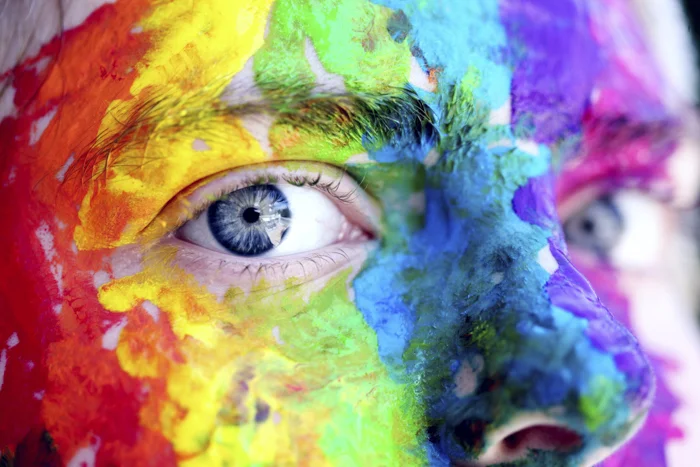
#> input picture images/RGBIMG.png, 700 x 467 px, found by its file name
$ jupyter execute index.ipynb
#> lines starting #> are read from the running program, lines starting #| are printed output that depends on the picture
[cell 1]
import numpy as np
import cv2 as cv

### Square using lines

[cell 2]
# Create a black image
img = np.zeros((512,512,3), np.uint8)
# Draw a diagonal blue line with thickness of 5 px
cv.line(img,(5,5),(505,0),(255,0,0),5)
cv.line(img,(505,0),(505,505),(255,0,0),5)
cv.line(img,(505,505),(0,505),(255,0,0),5)
cv.line(img,(0,505),(0,0),(255,0,0),5)

[cell 3]
cv.imshow('Image with Square Blue Line', img)
cv.waitKey(0)
cv.destroyAllWindows()

### Rectangel Function

[cell 4]
img1 = np.zeros((512,512,3), np.uint8)
cv.rectangle(img1,(384,0),(510,128),(0,255,0),3)

[cell 5]
cv.imshow('Image with Rectangel', img1)
cv.waitKey(0)
cv.destroyAllWindows()

### Circle

[cell 6]
imgCircle = np.zeros((512,512,3), np.uint8)
cv.circle(imgCircle,(447,63), 63, (0,0,255), -1)
cv.circle(imgCircle,(0,150), 63, (0,0,255), 0)
cv.circle(imgCircle,(505,200), 63, (0,0,255), 1)

[cell 7]
cv.imshow('Image with Circle', imgCircle)
cv.waitKey(0)
cv.destroyAllWindows()

### Drawing Ellipse

[cell 8]
cv.ellipse(img,(256,256),(100,50),0,0,180,255,-1)

[cell 9]
cv.imshow('Image with ellipse ', img)
cv.waitKey(0)
cv.destroyAllWindows()

### Square

[cell 10]
import numpy as np
import cv2 as cv

[cell 11]
img = np.zeros((512,512,3), np.uint8)

[cell 12]
cv.rectangle(img,(0,0),(100,100),(180,255,14),5)
cv.rectangle(img,(100,100),(200,200),(180,220,1),4)
cv.rectangle(img,(200,200),(300,300),(180,205,5),3)
cv.rectangle(img,(300,300),(400,400),(80,255,10),2)
cv.rectangle(img,(400,400),(512,512),(80,255,10),2)
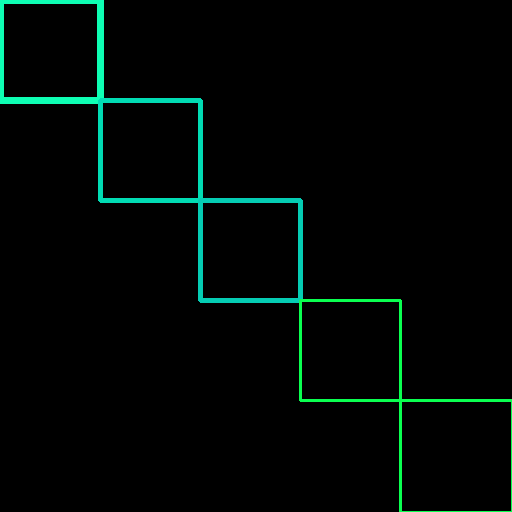
#> img: shape (512, 512, 3); mean of channels 0, 1, 2 4.8, 7.3, 0.2; drawn as B, G, R

[cell 13]
cv.imshow('Image with Square', img)
cv.waitKey(0)
cv.destroyAllWindows()

## Image Enhancement

#### 1. Adjusting brightness and contrast

[cell 14]
import cv2 as cv
import numpy as np
import matplotlib.pyplot as plt

[cell 15]
image = cv.imread('/Users/aaronjoju/Documents/Advance_Python/images/RGBIMG.png')
#> image is the input picture: shape (467, 700, 3); mean B, G, R 132.8, 137.9, 156.9

[cell 16]
brightness = 30
contrast = 0.9
img2 = cv.addWeighted(image,contrast,np.zeros(image.shape,image.dtype),0,brightness)
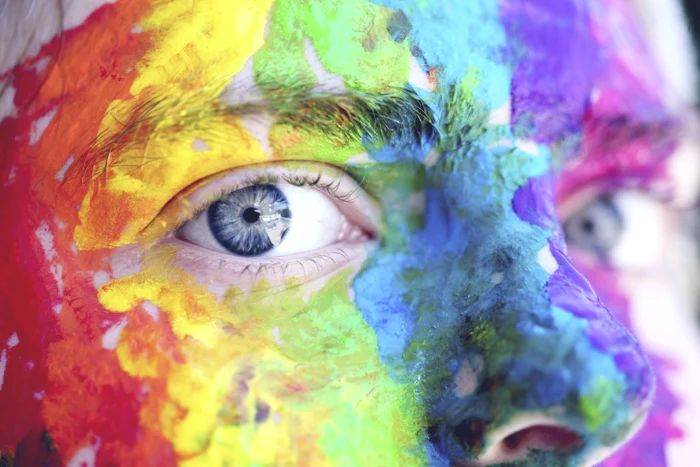
#> img2: shape (467, 700, 3); mean B, G, R 149.3, 154, 171.2

plt.subplot(121),plt.title('Orginl'),plt.imshow(image)
plt.subplot(122),plt.title('Brightness and contrast'),plt.imshow(img2)
plt.show()
#> figure, not shown here; B, G, R data is drawn as R, G, B

#### 2. Sharpening image

[cell 17]
kernal = np.array([[0,-1,0.2],[-1,5,-1],[0,-1,0]])
kernal1 = np.ones((5,5),np.float32)/30
sharpened_image = cv.filter2D(src=image,ddepth=-1,kernel=kernal)
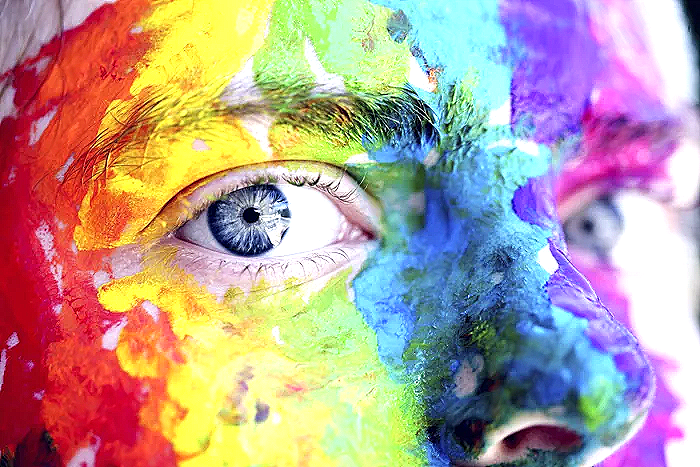
#> sharpened_image: shape (467, 700, 3); mean B, G, R 151.4, 158.7, 182.5
blur_image = cv.filter2D(image,-1,kernal1)
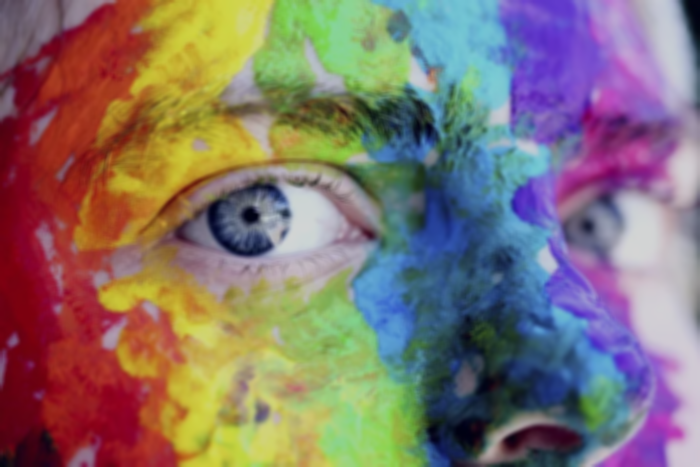
#> blur_image: shape (467, 700, 3); mean B, G, R 110.6, 114.9, 130.8

[cell 18]
plt.subplot(221),plt.title('Orginl'),plt.imshow(image)
plt.subplot(222),plt.title('Sharppening'),plt.imshow(sharpened_image)
plt.subplot(223),plt.title('Blur'),plt.imshow(blur_image)
plt.show()
#> figure, not shown here; B, G, R data is drawn as R, G, B

#### 4. Removing noise from image

[cell 19]
filter1 = cv.medianBlur(image,55)
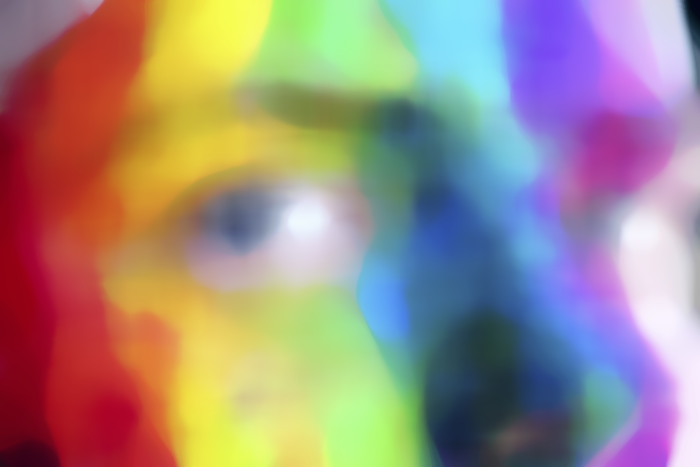
#> filter1: shape (467, 700, 3); mean B, G, R 131.5, 138.5, 157.5
filter2 = cv.GaussianBlur(image,(7,7),13)
plt.subplot(221),plt.title('Orginl'),plt.imshow(image)
plt.subplot(222),plt.title('medianBlur'),plt.imshow(filter1)
plt.subplot(223),plt.title('GaussianBlur'),plt.imshow(filter2)
plt.show()
#> figure, not shown here; B, G, R data is drawn as R, G, B

#### 4.Enhancing color in image

[cell 20]
image1 = cv.cvtColor(image,cv.COLOR_RGB2HSV)
#> image1: shape (467, 700, 3); mean H, S, V 90.7, 135, 192
image[:,:,0] = image[:,:,0]*0.7
image[:,:,1] = image[:,:,1]*1.5
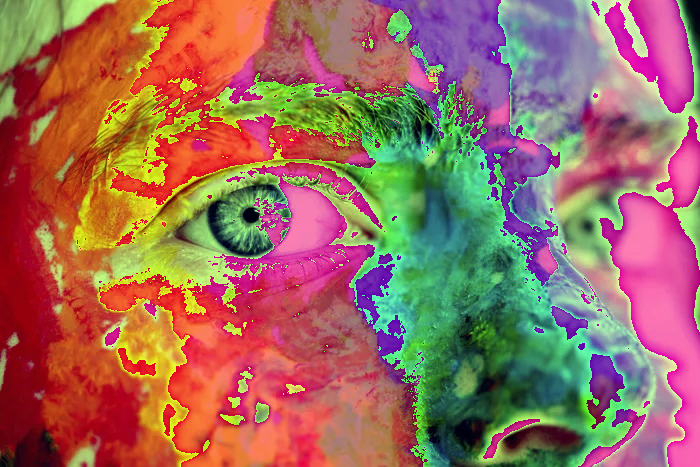
#> image: shape (467, 700, 3); mean B, G, R 92.5, 107, 156.9
image[:,:,2] = image[:,:,2]*0.5
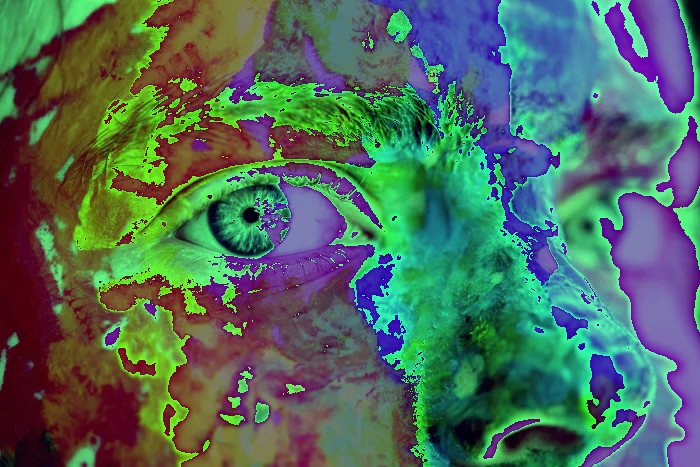
#> image: shape (467, 700, 3); mean B, G, R 92.5, 107, 78.2
image2 = cv.cvtColor(image,cv.COLOR_HSV2BGR)
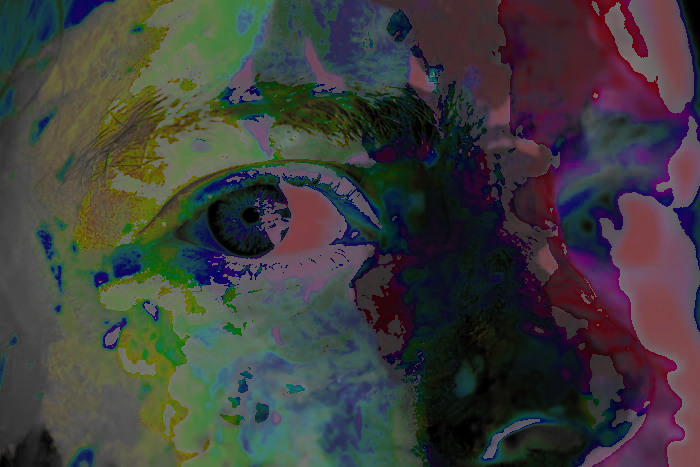
#> image2: shape (467, 700, 3); mean B, G, R 60.9, 62.3, 62.3
plt.subplot(121),plt.title('COLOR_RGB2HSV'),plt.imshow(image1)
plt.subplot(122),plt.title('COLOR_HSV2BGR'),plt.imshow(image2)

plt.show()
#> figure, not shown here; B, G, R data is drawn as R, G, B

## Image Translations

#### 1. Image Translation

[cell 21]
# [11 lines of commented-out code are left out]

#### 2. Image Reflection

[cell 22]
image = cv.imread('/Users/aaronjoju/Documents/Advance_Python/images/RGBIMG.png',0)
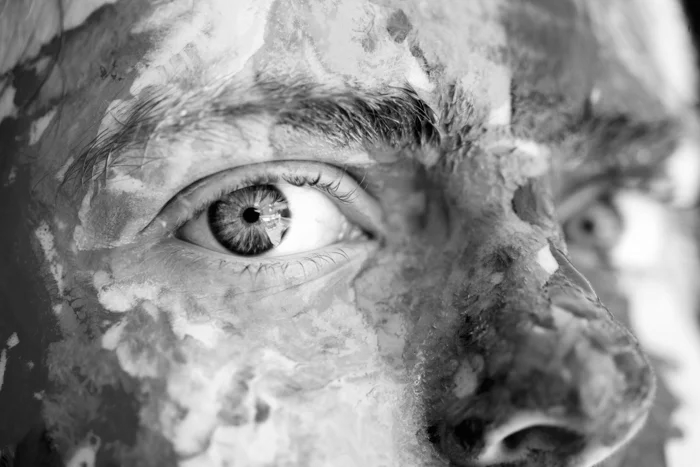
#> image: shape (467, 700); min 0, max 255, mean 142.5
r,c=image.shape
#> r = 467; c = 700
M = np.float32(
    [
        [1,0,0],[0,-1,r]
    ]
)
#> M = [[1, 0, 0], [0, -1, 467]]
refelected_img = cv.warpAffine(image, M, (c, r))   # Reflect the Image along y-axis
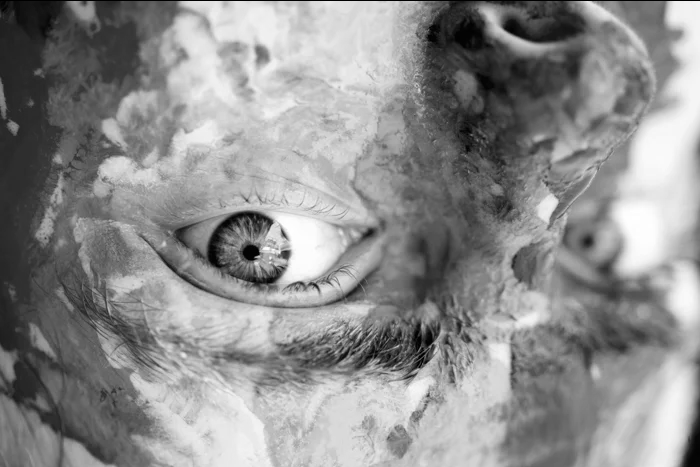
#> refelected_img: shape (467, 700); min 0, max 255, mean 142.1
cv.imshow('OrginalImage',image)
cv.imshow('Reflected  Image', refelected_img)
cv.waitKey(0)
cv.destroyAllWindows()

$ run again, with images/RGB.jpeg saved as images/RGBIMG.png
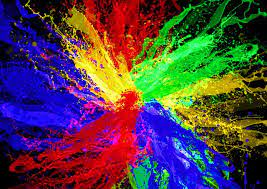
#> input picture images/RGB.jpeg, 267 x 189 px, found by its file name
#> image is the input picture: shape (189, 267, 3); mean B, G, R 72.1, 63.9, 82.4
#> image1: shape (189, 267, 3); mean H, S, V 106.8, 223.7, 145.1
#> `image = cv.imread('/Users/aaronjoju/Documents/Advance_Python/images/RG..`:
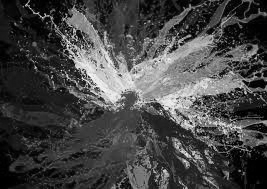
#> image: shape (189, 267); min 0, max 251, mean 69.9
#> `refelected_img = cv.warpAffine(image, M, (c, r))`:
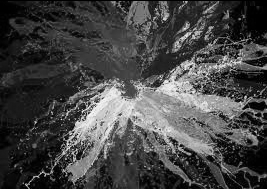
#> refelected_img: shape (189, 267); min 0, max 251, mean 69.7
